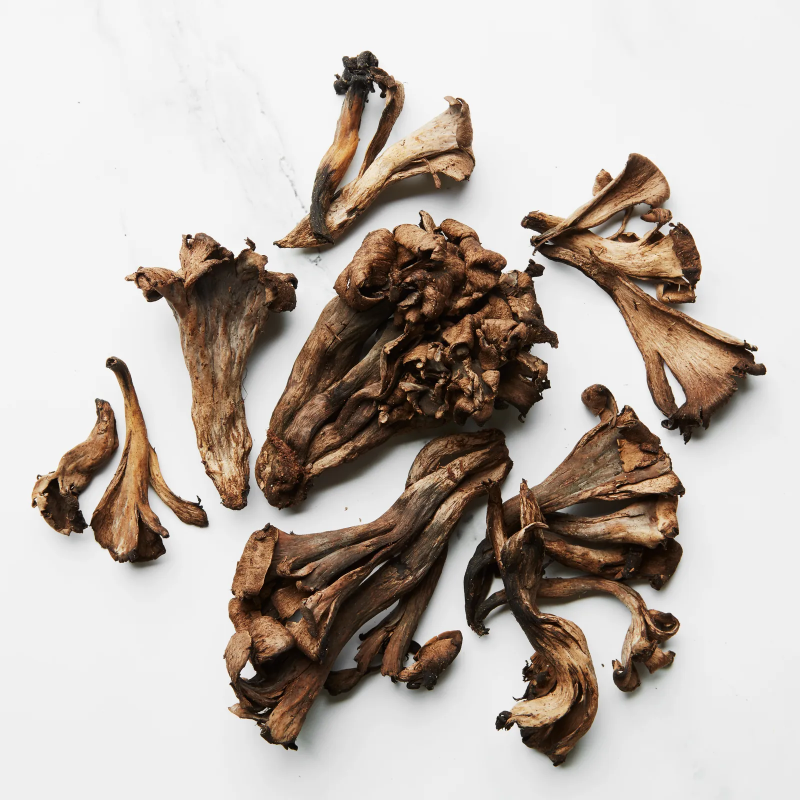
#> input picture LAB05/MushroomImages/edible mushroom/edible_mushroom_00.jpg, 1600 x 1600 px (shown at 1/2 size); its folder holds only this picture in this run
$ python main.py
#> lines starting #> are read from the running program, lines starting #| are printed output that depends on the picture
### LAB05/classification/data_loader.py
import os
import cv2
import numpy as np
from preprocessing import preprocess_image

# กำหนดนามสกุลไฟล์ภาพที่รองรับ (สร้างตัวแปรเก็บชุดข้อความนามสกุลไฟล์ภาพที่อนุญาตให้ระบบอ่านได้)
VALID_EXT = (".jpg", ".jpeg", ".png", ".bmp")

def load_data(data_path, img_size=100, max_per_class=None):
    # สร้างฟังก์ชันโดยรับค่า ที่อยู่โฟลเดอร์รูปภาพ (data_path), ขนาดภาพเป้าหมาย, และจำนวนรูปลิมิตต่อคลาส
#> called with data_path = '../MushroomImages', img_size = 100, max_per_class = 3000
    images = []  # สร้างกล่องลิสต์ว่างเพื่อรอเก็บข้อมูลรูปภาพที่โหลดมา
    labels = []  # สร้างกล่องลิสต์ว่างเพื่อรอเก็บตัวเลขระบุคลาสของภาพ (เช่น 0 = เห็ดกินได้, 1 = เห็ดพิษ)

    # ค้นหาโฟลเดอร์ย่อยใน data_path เพื่อกำหนดให้เป็นคลาส (เช่น Edible, Poisonous)
    classes = sorted([  # เริ่มสร้างลิสต์และเรียงลำดับตัวอักษร (A-Z) เพื่อเก็บรายชื่อโฟลเดอร์
        folder  # ดึงชื่อโฟลเดอร์มาเก็บไว้
        for folder in os.listdir(data_path)  # วนลูปอ่านรายชื่อไฟล์/โฟลเดอร์ทั้งหมด
        if os.path.isdir(os.path.join(data_path, folder))  # กรองเอาเฉพาะสิ่งที่เป็น "โฟลเดอร์" เท่านั้น
    ])
    print("Detected classes:", classes)  # พิมพ์รายชื่อคลาสที่ค้นเจอออกทางหน้าจอ

    # วนลูปเข้าไปอ่านภาพในแต่ละคลาส พร้อมกับสร้างตัวเลขอัตโนมัติ (label) และดึงชื่อโฟลเดอร์ (class_name)
    for label, class_name in enumerate(classes):
        class_path = os.path.join(data_path, class_name)  # เอาเส้นทางหลักมาต่อกับชื่อโฟลเดอร์ ชี้ทางเข้าโฟลเดอร์ย่อย

        # กรองเอาเฉพาะไฟล์ที่มีนามสกุลตามที่กำหนด (โดยทำตัวพิมพ์เล็กก่อนเช็ค)
        filenames = sorted(
            f for f in os.listdir(class_path)
            if f.lower().endswith(VALID_EXT)
        )

        loaded = 0  # ตั้งตัวนับจำนวนรูปภาพที่โหลดสำเร็จเป็น 0
        skipped = 0  # ตั้งตัวนับจำนวนรูปภาพที่ไฟล์เสียหรืออ่านไม่ได้เป็น 0

        for filename in filenames:  # วนลูปเปิดดูทีละไฟล์ภาพ
            # หยุดอ่านถ้าจำนวนภาพถึงขีดจำกัดที่ตั้งไว้
            if max_per_class and loaded >= max_per_class:
                break  # ถ้าโหลดครบตามลิมิตแล้ว ให้หยุดวนลูปโฟลเดอร์นี้ทันที

            image_path = os.path.join(class_path, filename)  # สร้างเส้นทางเต็มไปยังตัวไฟล์รูปภาพ

            # อ่านภาพด้วย OpenCV
            image = cv2.imread(image_path)
#> image is the input picture: shape (1600, 1600, 3); mean B, G, R 172.9, 180.2, 189.5

            # ส่งภาพไปปรับแต่ง (Grayscale และ Resize) แล้วเก็บผลลัพธ์ทับตัวแปรเดิม
            image = preprocess_image(image, img_size)
#> in preprocess_image, `image = cv2.cvtColor(image, cv2.COLOR_BGR2GRAY)`:
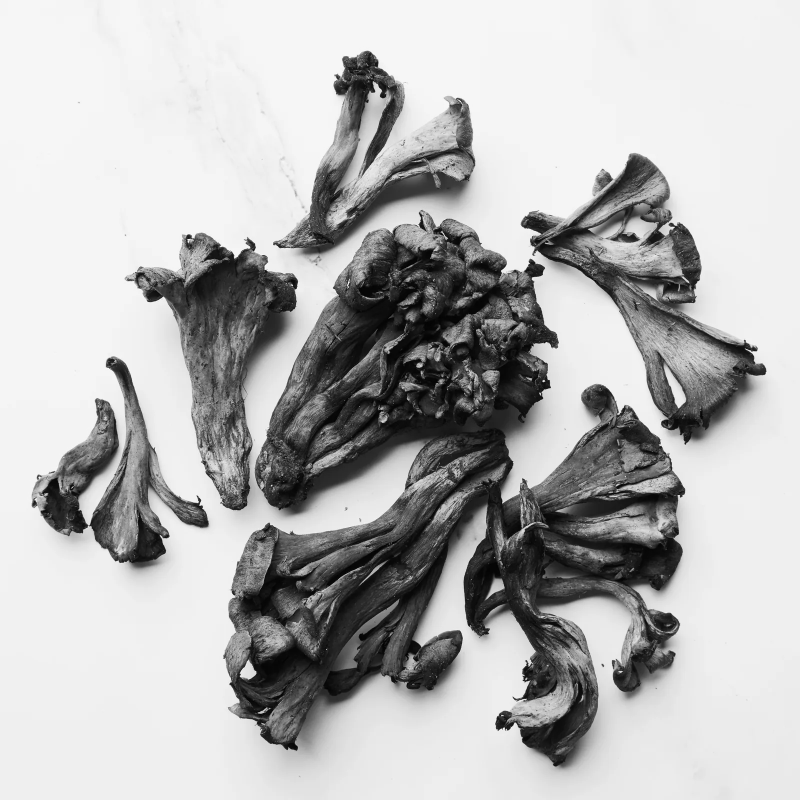
#> image: shape (1600, 1600) (shown at 1/2 size); min 0, max 255, mean 182.1
#> in preprocess_image, `image = cv2.resize( image, (img_size, img_size), interpolation=cv2.INT..`:
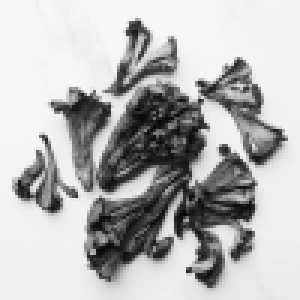
#> image: shape (100, 100) (shown 3 times larger); min 7, max 246, mean 182.1

            # ตรวจสอบว่าภาพเสียหรือไม่ (เช็คว่ารูปภาพมีปัญหาทำให้ได้ค่าว่างหรือไม่)
            if image is None:
                skipped += 1  # ถ้าภาพเสีย ให้นับจำนวนที่ข้ามเพิ่มขึ้น 1
                continue  # ข้ามการทำงานรอบนี้เพื่อไปโหลดภาพต่อไปทันที

            images.append(image)  # ถ้ารูปปกติ นำข้อมูลรูปภาพไปต่อท้ายในลิสต์ images
            labels.append(label)  # นำตัวเลขคลาสไปต่อท้ายในลิสต์ labels
            loaded += 1  # นับว่าโหลดภาพสำเร็จเพิ่มขึ้น 1

        # พิมพ์สรุปรายคลาสว่าโหลดสำเร็จกี่รูป และข้ามรูปพังไปกี่รูป
        print(f"Loaded class {class_name}: {loaded} images ({skipped} skipped)")
#> pass 2 of the loop in load_data, `for label, class_name in enumerate(classes):`:
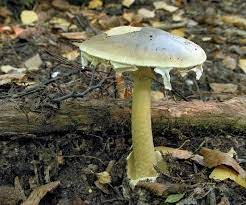
#> input picture LAB05/MushroomImages/poisonous mushroom/poisonous_mushroom_00.jpg, 246 x 205 px
#> in load_data, image is the input picture: shape (205, 246, 3); mean B, G, R 74.2, 94.5, 98.9
#> in preprocess_image (call 2), `image = cv2.cvtColor(image, cv2.COLOR_BGR2GRAY)`:
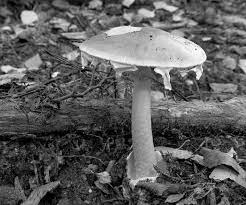
#> image: shape (205, 246); min 0, max 254, mean 93.5
#> in preprocess_image (call 2), `image = cv2.resize( image, (img_size, img_size), interpolation=cv2.INT..`:
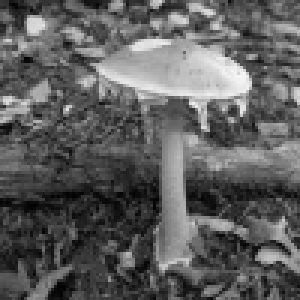
#> image: shape (100, 100) (shown 3 times larger); min 0, max 246, mean 93.5

    # จับมัดรูปภาพทั้งหมด แปลง List ให้เป็น Numpy Array เพื่อส่งไปคำนวณทางคณิตศาสตร์ต่อ และส่งค่ากลับพร้อมรายชื่อคลาส
    return np.stack(images), np.array(labels), classes

### LAB05/classification/preprocessing.py
import cv2
import numpy as np

def preprocess_image(image, img_size=100):
    if image is None or image.size == 0:
        return None

    # หากภาพมี 3 แชนเนล (ภาพสี BGR) ให้แปลงเป็นขาวดำ (Grayscale) เพื่อลดขนาดข้อมูล
    if image.ndim == 3:
        image = cv2.cvtColor(image, cv2.COLOR_BGR2GRAY)

    # ย่อ/ขยายภาพให้เป็นขนาด img_size x img_size ตามที่ระบบต้องการ
    image = cv2.resize(
        image,
        (img_size, img_size),
        interpolation=cv2.INTER_AREA
    )
    return image

def to_features(images):
    # Flatten ข้อมูล: แปลงภาพ 2 มิติ (เช่น 100x100) ให้เป็นแถวเรียงยาว 1 มิติ (10,000 ฟีเจอร์)
    features = images.reshape(len(images), -1).astype(np.float32)

    # Normalization: หารด้วย 255 เพื่อให้ค่าพิกเซลทั้งหมดมีช่วงอยู่ระหว่าง 0 ถึง 1
    # ช่วยให้โมเดล Machine Learning เทรนได้รวดเร็วและแม่นยำขึ้น
    features /= 255.0
    return features

# [5 lines left out: function preprocess_images, not called in this run]

### LAB05/classification/split_data.py
import numpy as np
from sklearn.model_selection import train_test_split

def split_dataset(X, y, test_size=0.2):
    y = np.asarray(y)

    # แบ่งข้อมูล X (Features) และ y (Labels)
    # test_size=0.2 คือแบ่งเอาไว้ทดสอบ 20%
    # random_state=42 ฟิกค่าการสุ่มไว้ เพื่อให้รันกี่ครั้งข้อมูลก็ถูกแบ่งแบบเดิม
    # stratify=y บังคับให้สัดส่วนของคลาส (เห็ดพิษ/กินได้) กระจายตัวเท่าๆ กันในชุด Train และ Test
    X_train, X_test, y_train, y_test = train_test_split(
        X, y, test_size=test_size,
        random_state=42,
        stratify=y
    )
    return X_train, X_test, y_train, y_test

### LAB05/classification/main.py
import json
import os
import joblib
import numpy as np

from data_loader import load_data
from preprocessing import to_features
from split_data import split_dataset
from svm_model import train_svm, predict_svm
from evaluate import evaluate_model

# กำหนดเส้นทางโฟลเดอร์ข้อมูลและตัวแปรเริ่มต้น
DATA_PATH = "../MushroomImages" # ชี้กลับไป 1 โฟลเดอร์เพื่อหาชุดข้อมูลเห็ด
OUTPUT_DIR = "outputs"          # โฟลเดอร์สำหรับเก็บไฟล์ผลลัพธ์ (โมเดล, ตัวแปร)
IMG_SIZE = 100                  # กำหนดขนาดภาพ 100x100 พิกเซล
TEST_SIZE = 0.2                 # แบ่งข้อมูลเป็น Train 80% และ Test 20%
MAX_PER_CLASS = 3000            # จำกัดภาพสูงสุดคลาสละ 3,000 ภาพ ป้องกัน RAM เต็ม

def main():
    print("--" * 30)
    print("SVM Image Recognition: Edible vs Poisonous Mushrooms")
    print("--" * 30)

    # สร้างโฟลเดอร์ outputs ถ้ายังไม่มี
    os.makedirs(OUTPUT_DIR, exist_ok=True)

    print("\n[Step 1] Loading dataset...")
    # เรียกฟังก์ชันโหลดภาพเข้าสู่ระบบ
    images, labels, classes = load_data(DATA_PATH, IMG_SIZE, MAX_PER_CLASS)
#> labels = [0, 1]; classes = ['edible mushroom', 'poisonous mushroom']

    # บันทึกข้อมูลภาพและคลาสที่โหลดมาเป็นไฟล์ เพื่อลดเวลาโหลดในครั้งต่อไป
    np.save(f"{OUTPUT_DIR}/images.npy", images)
    np.save(f"{OUTPUT_DIR}/labels.npy", labels)
    with open(f"{OUTPUT_DIR}/classes.json", "w") as f:
        json.dump(classes, f)

    print("\nDataset loaded successfully.")
    print(f"Total images : {len(images)}")
#| Total images : 2
    print(f"Classes      : {classes}")
#| Classes      : ['edible mushroom', 'poisonous mushroom']

    print("\n[Step 2] Preprocess images...")
    # แปลงข้อมูลภาพ 2 มิติ ให้เป็นอาร์เรย์ 1 มิติ (Flatten) และ Normalize ค่าพิกเซล
    X = to_features(images)
    y = labels
#> y = [0, 1]
    print(f"Feature shape: {X.shape}") # ดูรูปร่างของข้อมูลหลังแปลง
#| Feature shape: (2, 10000)

    print("\n[Step 3] Splitting dataset...")
    # แบ่งข้อมูลเป็นชุด Train และ Test ตามสัดส่วน
    X_train, X_test, y_train, y_test = split_dataset(X, y, TEST_SIZE)

    # เซฟชุดข้อมูลที่แบ่งแล้วเก็บไว้ สำหรับใช้ทดสอบทีหลัง
    np.save(f"{OUTPUT_DIR}/X_train.npy", X_train)
    np.save(f"{OUTPUT_DIR}/X_test.npy", X_test)
    np.save(f"{OUTPUT_DIR}/y_train.npy", y_train)
    np.save(f"{OUTPUT_DIR}/y_test.npy", y_test)

    print(f"Training samples: {len(X_train)}")
    print(f"Testing samples : {len(X_test)}")

    print("\n[Step 4] Training SVM...")
    # เข้าสู่กระบวนการเทรนโมเดล (ทำ StandardScaler -> PCA -> SVM)
    model, scaler = train_svm(X_train, y_train)

    # บันทึกตัวโมเดล (Model) และตัวปรับสเกล (Scaler) เพื่อนำไปใช้งานจริง
    joblib.dump(model, f"{OUTPUT_DIR}/svm_model.pkl")
    joblib.dump(scaler, f"{OUTPUT_DIR}/scaler.pkl")
    print("SVM training completed.")

    print("\n[Step 5] Testing model...")
    # นำข้อมูลชุด Test ไปทำนายผล
    predictions = predict_svm(model, scaler, X_test)

    print("\n[Step 6] Evaluating model...")
    # วัดผลความแม่นยำและสร้างภาพ Confusion Matrix
    evaluate_model(y_test, predictions, classes, save_path=f"{OUTPUT_DIR}/confusion_matrix.png")

if __name__ == "__main__":
#> (the run stopped early here; a loop or call above may not have finished)
